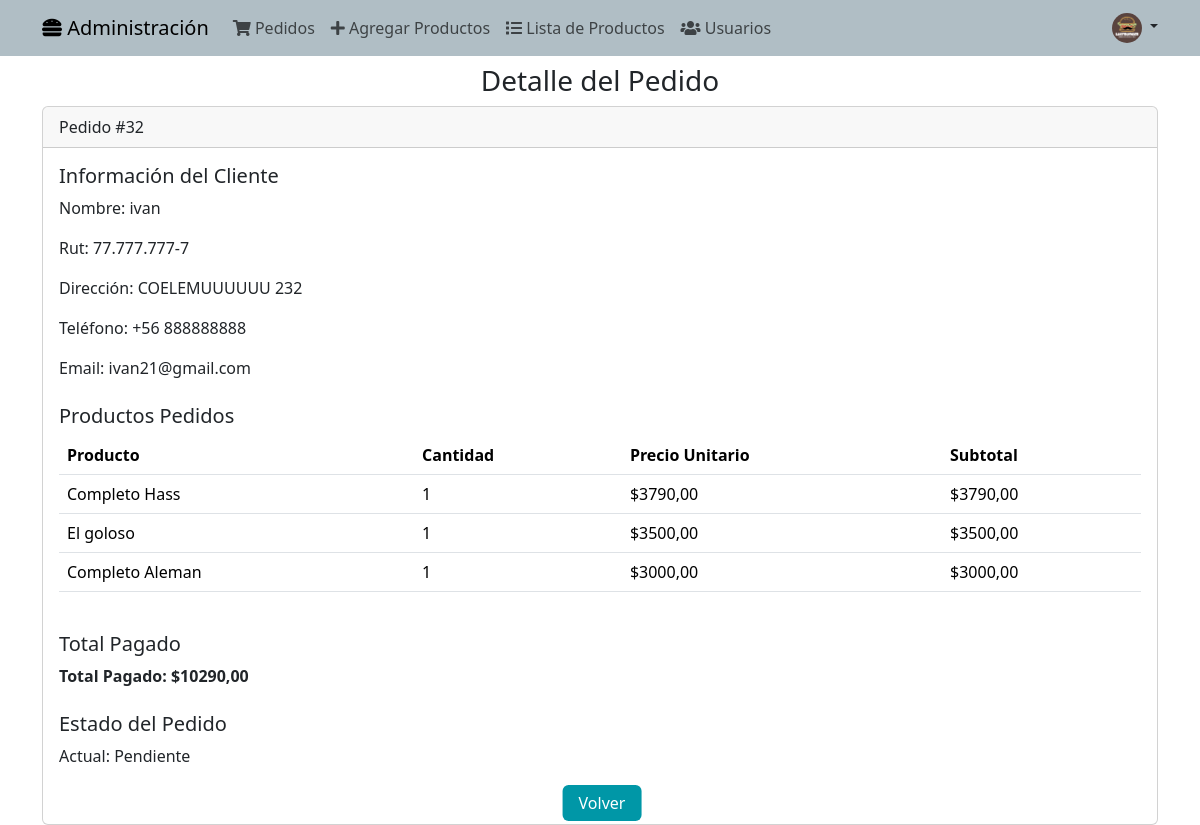
The page /ver/32/ on the database its author committed.
### aplicacion/models.py (models this page shows, shortened)
class Pedido(models.Model):
    ESTADOS_PEDIDO = [
        ('Pendiente', 'Pendiente'),
        ('En camino', 'En camino'),
        ('Entregado', 'Entregado'),
        ('Cancelado', 'Cancelado'),
    ]
    id_pedido = models.AutoField(primary_key=True)
    cliente = models.ForeignKey(User, on_delete=models.CASCADE)  # Asumiendo que estás usando el modelo de usuario de Django para los clientes
    rut = models.CharField(max_length=12)  # Asegúrate de tener una validación adecuada para el RUT
    fecha = models.DateField(auto_now_add=True)
    direccion = models.CharField(max_length=255)
    telefono = models.CharField(max_length=15)
    total = models.DecimalField(max_digits=10, decimal_places=2)
    estado = models.CharField(max_length=10, choices=ESTADOS_PEDIDO, default='Pendiente')

class DetallePedido(models.Model):
    pedido = models.ForeignKey('Pedido', related_name='detalles', on_delete=models.CASCADE)
    producto = models.ForeignKey(Producto, on_delete=models.CASCADE)
    cantidad = models.PositiveIntegerField()
    precio_unitario = models.DecimalField(max_digits=10, decimal_places=2)
    subtotal = models.DecimalField(max_digits=10, decimal_places=2)

class Producto(models.Model):
    id = models.AutoField(primary_key=True)
    nombre = models.CharField(max_length=40,null=False,
    validators=[RegexValidator(r'^[a-zA-Z ]*$', 'Ingrese solo letras y espacios.')])
    descripcion = models.TextField(max_length=300,null=False)
    precio =  models.IntegerField(validators=[MinValueValidator(0)],null=False)
    categoria = models.CharField(max_length=50, choices=CATEGORIAS, default='Sin Seleccionar',null=False)
    imagen = models.ImageField(upload_to='productos/',null=False)

### aplicacion/views.py (the view)
# urls.py: path('ver/<int:id_pedido>/',ver, name='ver'),
def ver(request, id_pedido):
    pedido = get_object_or_404(Pedido, pk=id_pedido)
    detalles_pedido = DetallePedido.objects.filter(pedido=pedido)
    total_pagado = sum(detalle.subtotal for detalle in detalles_pedido)
    context = {
        'pedido': pedido,
        'detalles_pedido': detalles_pedido,
        'total_pagado': total_pagado,
    }
    return render(request, 'aplicacion/ver.html', context)

### aplicacion/context_processor.py (called while the page is built)
def total_carrito(request):
    total = 0
    if request.user.is_authenticated:
        if "carrito" in request.session.keys():
            for key, value in request.session["carrito"].items():
                total += int(value["acumulado"])
    return {"total_carrito": total}  # Devolver el total dentro de un diccionario con la clave adecuada

### aplicacion/templates/aplicacion/ver.html
{% extends "aplicacion/baseadmin.html" %}
{% load static %}
{% block contenidoadmin %}
<div class="container-sm mt-2">
    <h1 class="h3 text-center">Detalle del Pedido</h1>
    <div class="card">
        <div class="card-header">Pedido #{{ pedido.id_pedido }}</div>
        <div class="card-body">
            <h5 class="card-title">Información del Cliente</h5>
            <p>Nombre: {{ pedido.cliente.username }}</p>
            <p>Rut: {{ pedido.rut }}</p>
            <p>Dirección: {{ pedido.direccion }}</p>
            <p>Teléfono: {{ pedido.telefono }}</p>
            <p>Email: {{ pedido.cliente.email }}</p>
            <h5 class="mt-4">Productos Pedidos</h5>
            <div class="table-responsive">
                <table class="table">
                    <thead>
                        <tr>
                            <th>Producto</th>
                            <th>Cantidad</th>
                            <th>Precio Unitario</th>
                            <th>Subtotal</th>
                        </tr>
                    </thead>
                    <tbody>
                        {% for detalle in detalles_pedido %}
                        <tr>
                            <td>{{ detalle.producto.nombre }}</td>
                            <td>{{ detalle.cantidad }}</td>
                            <td>${{ detalle.precio_unitario }}</td>
                            <td>${{ detalle.subtotal }}</td>
                        </tr>
                        {% endfor %}
                    </tbody>
                </table>
            </div>
            <h5 class="mt-4">Total Pagado</h5>
            <p><strong>Total Pagado: ${{ total_pagado }}</strong></p>
            <h5 class="mt-4">Estado del Pedido</h5>
            <p>Actual: {{ pedido.estado }}</p>
            <div class="text-center" style="margin-top: 40px;">
                <a href="{% url 'admpedidos' %}" class="btn">Volver</a>
            </div>
        </div>
    </div>
</div>
{% endblock contenidoadmin %}

### aplicacion/static/aplicacion/css/indicadores.css (style rules this page uses)
.card-body { font-size: 1em; }
.card { position: relative; }
.card .btn { position: absolute; bottom: -1px; left: 50%; transform: translateX(-50%); padding: 6px 16px; }
.btn { background-color: #0097A7; border: none; color: white; padding: 8px 24px; text-align: center; font-size: 16px; margin: 4px 2px; opacity: 1; transition: 0.3s; }

### rows shown on the page
Pedido: id_pedido "32", cliente.username "ivan", rut "77.777.777-7", direccion "COELEMUUUUUU 232", telefono "+56 888888888", cliente.email "ivan21@gmail.com", estado "Pendiente"
DetallePedido: producto.nombre "Completo Hass", cantidad "1", precio_unitario "3790,00", subtotal "3790,00"
DetallePedido: producto.nombre "El goloso", cantidad "1", precio_unitario "3500,00", subtotal "3500,00"
DetallePedido: producto.nombre "Completo Aleman", cantidad "1", precio_unitario "3000,00", subtotal "3000,00"

### other values the page prints
{{ total_pagado }} "10290,00"
